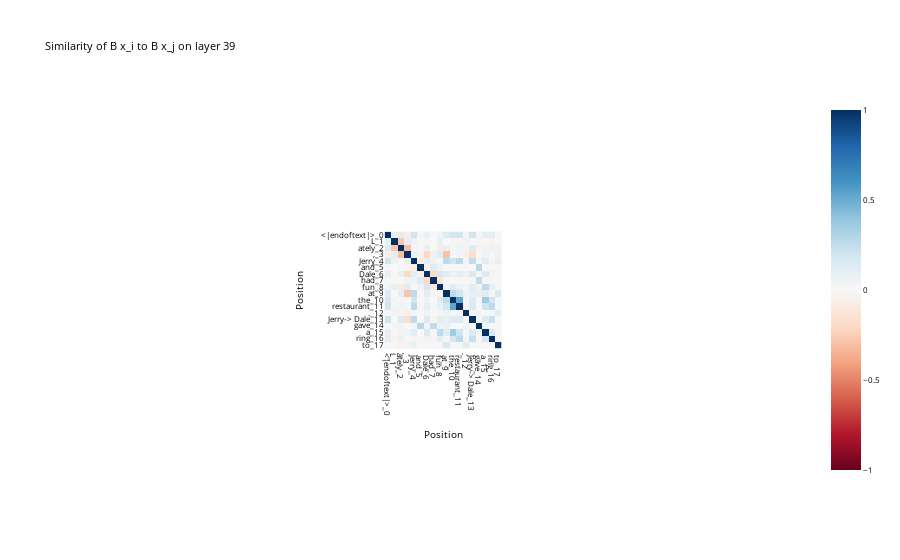
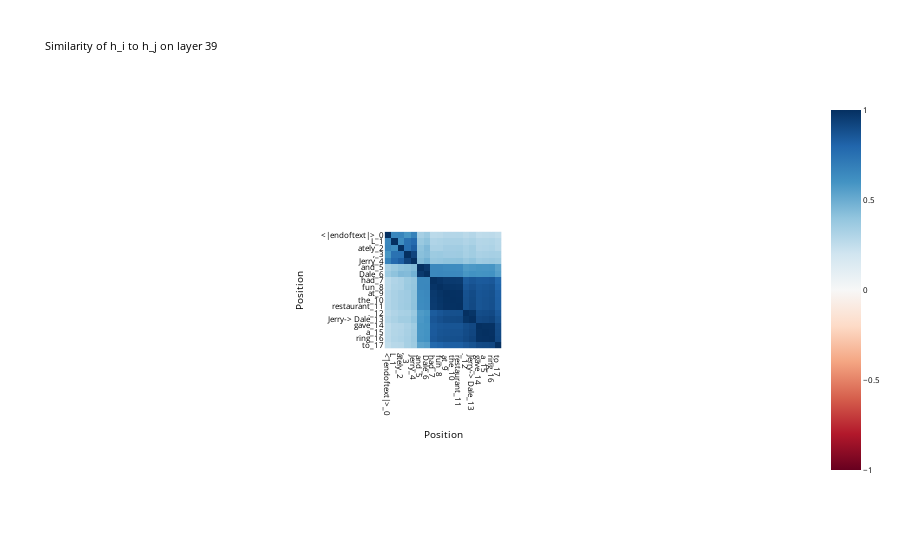
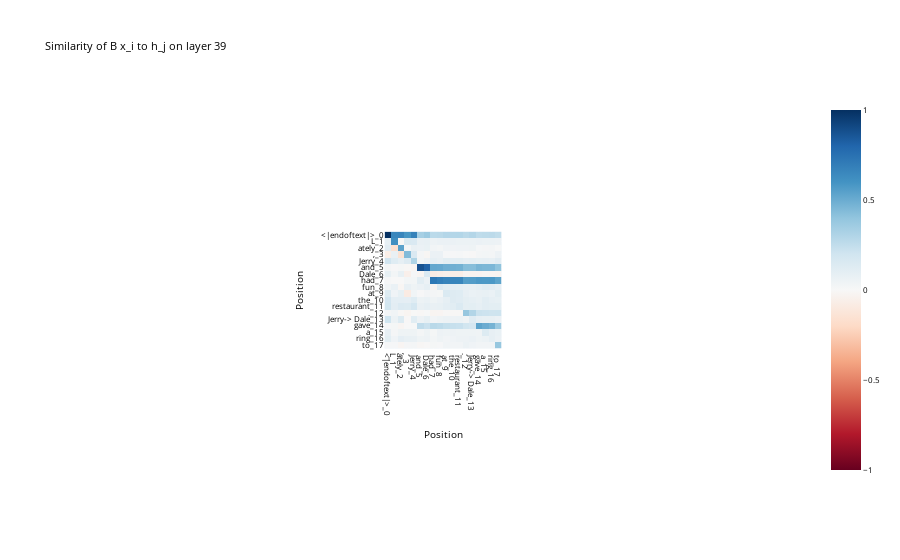
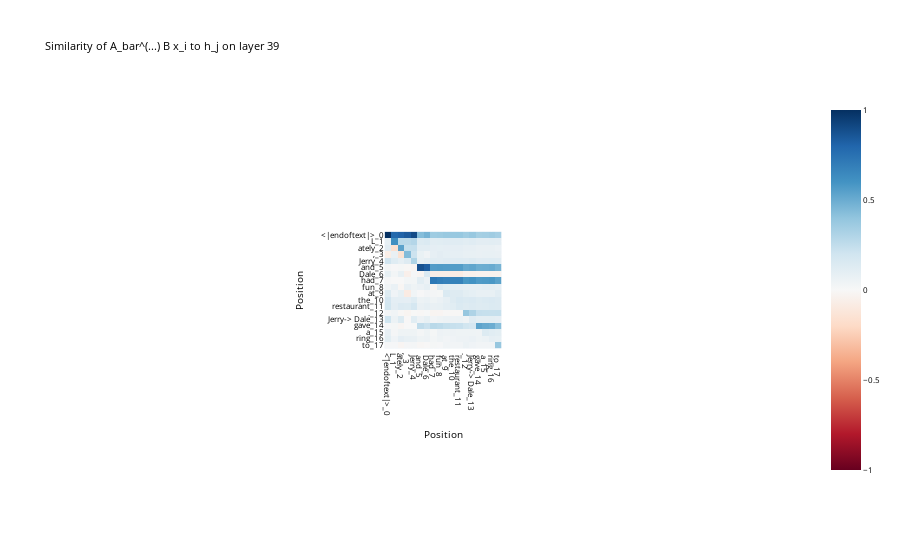

Here is the notebook cell these charts were saved with, in order:
### Code cell
# make token labels that describe the patch
corrupted_str_tokens = model.to_str_tokens(prompt_corrupted_tokens)
uncorrupted_str_tokens = model.to_str_tokens(prompt_uncorrupted_tokens)
token_labels = []
for index, (corrupted_token, uncorrupted_token) in enumerate(zip(corrupted_str_tokens, uncorrupted_str_tokens)):
    if corrupted_token == uncorrupted_token:
        token_labels.append(f"{corrupted_token}_{index}")
    else:
        token_labels.append(f"{uncorrupted_token}->{corrupted_token}_{index}")


# for each pos
'''
layer_labels = [str(layer) for layer in limited_layers]
for pos in tqdm(list(range(L))):
    fig = imshow(h_to_x_b_similarities[:,pos], show=False, x=token_labels, y=layer_labels, xaxis="Position", yaxis="Layer", title=f"Similarity to hidden state of token = {token_labels[pos]}", font_size=8)
    fig.update_layout(**plot_args)
    fig.update_layout(legend=dict(
        yanchor="top",
        y=0.99,
        xanchor="left",
        x=0.01
    ))
    fig.show()
'''
LAYER = 39
imshow(x_b_similarities[LAYER], show=False, x=token_labels, y=token_labels, xaxis="Position", yaxis="Position", title=f"Similarity of B x_i to B x_j on layer {LAYER}", font_size=8).show()
imshow(h_similarities[LAYER], show=False, x=token_labels, y=token_labels, xaxis="Position", yaxis="Position", title=f"Similarity of h_i to h_j on layer {LAYER}", font_size=8).show()
imshow(h_to_x_b_similarities[LAYER], show=False, x=token_labels, y=token_labels, xaxis="Position", yaxis="Position", title=f"Similarity of B x_i to h_j on layer {LAYER}", font_size=8).show()
imshow(h_to_x_b_similarities_catchup[LAYER], show=False, x=token_labels, y=token_labels, xaxis="Position", yaxis="Position", title=f"Similarity of A_bar^(...) B x_i to h_j on layer {LAYER}", font_size=8).show()

### Figure 1 — Plotly figure (JSON) as saved in the notebook; plotly's stock layout.template omitted (floating-point values rounded to 4 significant figures; data arrays with more than 128 entries replaced by an {"elided": "..."} marker saying what was removed)
{"data": [{"coloraxis": "coloraxis", "hovertemplate": "Position: %{x}<br>Position: %{y}<br>color: %{z}<extra></extra>", "name": "0", "type": "heatmap", "x": ["<|endoftext|>_0", "L_1", "ately_2", ",_3", " Jerry_4", " and_5", " Dale_6", " had_7", " fun_8", " at_9", " the_10", " restaurant_11", "._12", " Jerry-> Dale_13", " gave_14", " a_15", " ring_16", " to_17"], "xaxis": "x", "y": ["<|endoftext|>_0", "L_1", "ately_2", ",_3", " Jerry_4", " and_5", " Dale_6", " had_7", " fun_8", " at_9", " the_10", " restaurant_11", "._12", " Jerry-> Dale_13", " gave_14", " a_15", " ring_16", " to_17"], "yaxis": "y", "z": {"elided": "18x18 float values"}}], "layout": {"autosize": true, "coloraxis": {"cmid": 0, "colorscale": [[0, "rgb(103,0,31)"], [0.1, "rgb(178,24,43)"], [0.2, "rgb(214,96,77)"], [0.3, "rgb(244,165,130)"], [0.4, "rgb(253,219,199)"], [0.5, "rgb(247,247,247)"], [0.6, "rgb(209,229,240)"], [0.7, "rgb(146,197,222)"], [0.8, "rgb(67,147,195)"], [0.9, "rgb(33,102,172)"], [1, "rgb(5,48,97)"]]}, "font": {"color": "black", "size": 8}, "title": {"text": "Similarity of B x_i to B x_j on layer 39"}, "xaxis": {"anchor": "y", "autorange": true, "constrain": "domain", "domain": [0.4197, 0.5803], "range": [-0.5, 17.5], "scaleanchor": "y", "tickmode": "array", "ticktext": ["<|endoftext|>_0", "L_1", "ately_2", ",_3", " Jerry_4", " and_5", " Dale_6", " had_7", " fun_8", " at_9", " the_10", " restaurant_11", "._12", " Jerry-> Dale_13", " gave_14", " a_15", " ring_16", " to_17"], "tickvals": ["<|endoftext|>_0", "L_1", "ately_2", ",_3", " Jerry_4", " and_5", " Dale_6", " had_7", " fun_8", " at_9", " the_10", " restaurant_11", "._12", " Jerry-> Dale_13", " gave_14", " a_15", " ring_16", " to_17"], "title": {"text": "Position"}, "type": "category"}, "yaxis": {"anchor": "x", "autorange": true, "constrain": "domain", "domain": [0, 1], "range": [17.5, -0.5], "tickmode": "array", "ticktext": ["<|endoftext|>_0", "L_1", "ately_2", ",_3", " Jerry_4", " and_5", " Dale_6", " had_7", " fun_8", " at_9", " the_10", " restaurant_11", "._12", " Jerry-> Dale_13", " gave_14", " a_15", " ring_16", " to_17"], "tickvals": ["<|endoftext|>_0", "L_1", "ately_2", ",_3", " Jerry_4", " and_5", " Dale_6", " had_7", " fun_8", " at_9", " the_10", " restaurant_11", "._12", " Jerry-> Dale_13", " gave_14", " a_15", " ring_16", " to_17"], "title": {"text": "Position"}, "type": "category"}}}

### Figure 2 — Plotly figure (JSON) as saved in the notebook; plotly's stock layout.template omitted (floating-point values rounded to 4 significant figures; data arrays with more than 128 entries replaced by an {"elided": "..."} marker saying what was removed)
{"data": [{"coloraxis": "coloraxis", "hovertemplate": "Position: %{x}<br>Position: %{y}<br>color: %{z}<extra></extra>", "name": "0", "type": "heatmap", "x": ["<|endoftext|>_0", "L_1", "ately_2", ",_3", " Jerry_4", " and_5", " Dale_6", " had_7", " fun_8", " at_9", " the_10", " restaurant_11", "._12", " Jerry-> Dale_13", " gave_14", " a_15", " ring_16", " to_17"], "xaxis": "x", "y": ["<|endoftext|>_0", "L_1", "ately_2", ",_3", " Jerry_4", " and_5", " Dale_6", " had_7", " fun_8", " at_9", " the_10", " restaurant_11", "._12", " Jerry-> Dale_13", " gave_14", " a_15", " ring_16", " to_17"], "yaxis": "y", "z": {"elided": "18x18 float values"}}], "layout": {"autosize": true, "coloraxis": {"cmid": 0, "colorscale": [[0, "rgb(103,0,31)"], [0.1, "rgb(178,24,43)"], [0.2, "rgb(214,96,77)"], [0.3, "rgb(244,165,130)"], [0.4, "rgb(253,219,199)"], [0.5, "rgb(247,247,247)"], [0.6, "rgb(209,229,240)"], [0.7, "rgb(146,197,222)"], [0.8, "rgb(67,147,195)"], [0.9, "rgb(33,102,172)"], [1, "rgb(5,48,97)"]]}, "font": {"color": "black", "size": 8}, "title": {"text": "Similarity of h_i to h_j on layer 39"}, "xaxis": {"anchor": "y", "autorange": true, "constrain": "domain", "domain": [0.4197, 0.5803], "range": [-0.5, 17.5], "scaleanchor": "y", "tickmode": "array", "ticktext": ["<|endoftext|>_0", "L_1", "ately_2", ",_3", " Jerry_4", " and_5", " Dale_6", " had_7", " fun_8", " at_9", " the_10", " restaurant_11", "._12", " Jerry-> Dale_13", " gave_14", " a_15", " ring_16", " to_17"], "tickvals": ["<|endoftext|>_0", "L_1", "ately_2", ",_3", " Jerry_4", " and_5", " Dale_6", " had_7", " fun_8", " at_9", " the_10", " restaurant_11", "._12", " Jerry-> Dale_13", " gave_14", " a_15", " ring_16", " to_17"], "title": {"text": "Position"}, "type": "category"}, "yaxis": {"anchor": "x", "autorange": true, "constrain": "domain", "domain": [0, 1], "range": [17.5, -0.5], "tickmode": "array", "ticktext": ["<|endoftext|>_0", "L_1", "ately_2", ",_3", " Jerry_4", " and_5", " Dale_6", " had_7", " fun_8", " at_9", " the_10", " restaurant_11", "._12", " Jerry-> Dale_13", " gave_14", " a_15", " ring_16", " to_17"], "tickvals": ["<|endoftext|>_0", "L_1", "ately_2", ",_3", " Jerry_4", " and_5", " Dale_6", " had_7", " fun_8", " at_9", " the_10", " restaurant_11", "._12", " Jerry-> Dale_13", " gave_14", " a_15", " ring_16", " to_17"], "title": {"text": "Position"}, "type": "category"}}}

### Figure 3 — Plotly figure (JSON) as saved in the notebook; plotly's stock layout.template omitted (floating-point values rounded to 4 significant figures; data arrays with more than 128 entries replaced by an {"elided": "..."} marker saying what was removed)
{"data": [{"coloraxis": "coloraxis", "hovertemplate": "Position: %{x}<br>Position: %{y}<br>color: %{z}<extra></extra>", "name": "0", "type": "heatmap", "x": ["<|endoftext|>_0", "L_1", "ately_2", ",_3", " Jerry_4", " and_5", " Dale_6", " had_7", " fun_8", " at_9", " the_10", " restaurant_11", "._12", " Jerry-> Dale_13", " gave_14", " a_15", " ring_16", " to_17"], "xaxis": "x", "y": ["<|endoftext|>_0", "L_1", "ately_2", ",_3", " Jerry_4", " and_5", " Dale_6", " had_7", " fun_8", " at_9", " the_10", " restaurant_11", "._12", " Jerry-> Dale_13", " gave_14", " a_15", " ring_16", " to_17"], "yaxis": "y", "z": {"elided": "18x18 float values"}}], "layout": {"autosize": true, "coloraxis": {"cmid": 0, "colorscale": [[0, "rgb(103,0,31)"], [0.1, "rgb(178,24,43)"], [0.2, "rgb(214,96,77)"], [0.3, "rgb(244,165,130)"], [0.4, "rgb(253,219,199)"], [0.5, "rgb(247,247,247)"], [0.6, "rgb(209,229,240)"], [0.7, "rgb(146,197,222)"], [0.8, "rgb(67,147,195)"], [0.9, "rgb(33,102,172)"], [1, "rgb(5,48,97)"]]}, "font": {"color": "black", "size": 8}, "title": {"text": "Similarity of B x_i to h_j on layer 39"}, "xaxis": {"anchor": "y", "autorange": true, "constrain": "domain", "domain": [0.4197, 0.5803], "range": [-0.5, 17.5], "scaleanchor": "y", "tickmode": "array", "ticktext": ["<|endoftext|>_0", "L_1", "ately_2", ",_3", " Jerry_4", " and_5", " Dale_6", " had_7", " fun_8", " at_9", " the_10", " restaurant_11", "._12", " Jerry-> Dale_13", " gave_14", " a_15", " ring_16", " to_17"], "tickvals": ["<|endoftext|>_0", "L_1", "ately_2", ",_3", " Jerry_4", " and_5", " Dale_6", " had_7", " fun_8", " at_9", " the_10", " restaurant_11", "._12", " Jerry-> Dale_13", " gave_14", " a_15", " ring_16", " to_17"], "title": {"text": "Position"}, "type": "category"}, "yaxis": {"anchor": "x", "autorange": true, "constrain": "domain", "domain": [0, 1], "range": [17.5, -0.5], "tickmode": "array", "ticktext": ["<|endoftext|>_0", "L_1", "ately_2", ",_3", " Jerry_4", " and_5", " Dale_6", " had_7", " fun_8", " at_9", " the_10", " restaurant_11", "._12", " Jerry-> Dale_13", " gave_14", " a_15", " ring_16", " to_17"], "tickvals": ["<|endoftext|>_0", "L_1", "ately_2", ",_3", " Jerry_4", " and_5", " Dale_6", " had_7", " fun_8", " at_9", " the_10", " restaurant_11", "._12", " Jerry-> Dale_13", " gave_14", " a_15", " ring_16", " to_17"], "title": {"text": "Position"}, "type": "category"}}}

### Figure 4 — Plotly figure (JSON) as saved in the notebook; plotly's stock layout.template omitted (floating-point values rounded to 4 significant figures; data arrays with more than 128 entries replaced by an {"elided": "..."} marker saying what was removed)
{"data": [{"coloraxis": "coloraxis", "hovertemplate": "Position: %{x}<br>Position: %{y}<br>color: %{z}<extra></extra>", "name": "0", "type": "heatmap", "x": ["<|endoftext|>_0", "L_1", "ately_2", ",_3", " Jerry_4", " and_5", " Dale_6", " had_7", " fun_8", " at_9", " the_10", " restaurant_11", "._12", " Jerry-> Dale_13", " gave_14", " a_15", " ring_16", " to_17"], "xaxis": "x", "y": ["<|endoftext|>_0", "L_1", "ately_2", ",_3", " Jerry_4", " and_5", " Dale_6", " had_7", " fun_8", " at_9", " the_10", " restaurant_11", "._12", " Jerry-> Dale_13", " gave_14", " a_15", " ring_16", " to_17"], "yaxis": "y", "z": {"elided": "18x18 float values"}}], "layout": {"autosize": true, "coloraxis": {"cmid": 0, "colorscale": [[0, "rgb(103,0,31)"], [0.1, "rgb(178,24,43)"], [0.2, "rgb(214,96,77)"], [0.3, "rgb(244,165,130)"], [0.4, "rgb(253,219,199)"], [0.5, "rgb(247,247,247)"], [0.6, "rgb(209,229,240)"], [0.7, "rgb(146,197,222)"], [0.8, "rgb(67,147,195)"], [0.9, "rgb(33,102,172)"], [1, "rgb(5,48,97)"]]}, "font": {"color": "black", "size": 8}, "title": {"text": "Similarity of A_bar^(...) B x_i to h_j on layer 39"}, "xaxis": {"anchor": "y", "autorange": true, "constrain": "domain", "domain": [0.4197, 0.5803], "range": [-0.5, 17.5], "scaleanchor": "y", "tickmode": "array", "ticktext": ["<|endoftext|>_0", "L_1", "ately_2", ",_3", " Jerry_4", " and_5", " Dale_6", " had_7", " fun_8", " at_9", " the_10", " restaurant_11", "._12", " Jerry-> Dale_13", " gave_14", " a_15", " ring_16", " to_17"], "tickvals": ["<|endoftext|>_0", "L_1", "ately_2", ",_3", " Jerry_4", " and_5", " Dale_6", " had_7", " fun_8", " at_9", " the_10", " restaurant_11", "._12", " Jerry-> Dale_13", " gave_14", " a_15", " ring_16", " to_17"], "title": {"text": "Position"}, "type": "category"}, "yaxis": {"anchor": "x", "autorange": true, "constrain": "domain", "domain": [0, 1], "range": [17.5, -0.5], "tickmode": "array", "ticktext": ["<|endoftext|>_0", "L_1", "ately_2", ",_3", " Jerry_4", " and_5", " Dale_6", " had_7", " fun_8", " at_9", " the_10", " restaurant_11", "._12", " Jerry-> Dale_13", " gave_14", " a_15", " ring_16", " to_17"], "tickvals": ["<|endoftext|>_0", "L_1", "ately_2", ",_3", " Jerry_4", " and_5", " Dale_6", " had_7", " fun_8", " at_9", " the_10", " restaurant_11", "._12", " Jerry-> Dale_13", " gave_14", " a_15", " ring_16", " to_17"], "title": {"text": "Position"}, "type": "category"}}}
